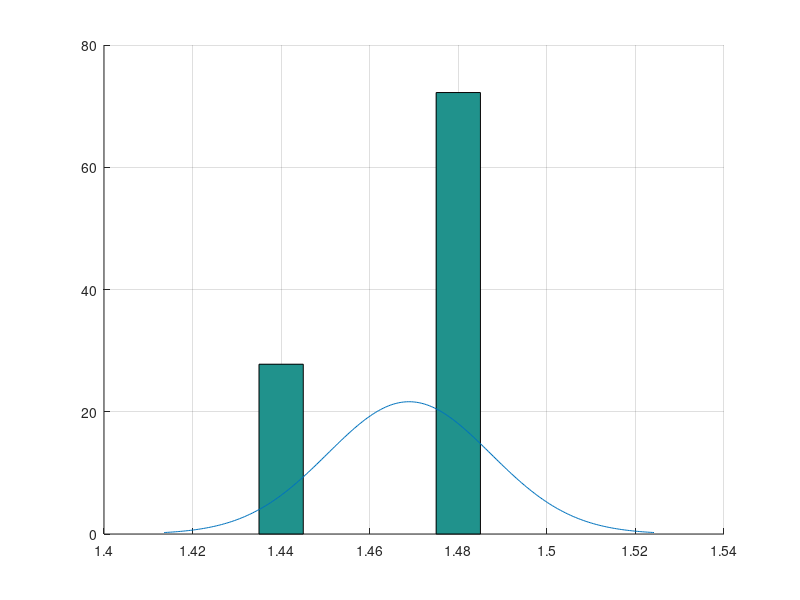

Recreate this plot in MATLAB.
# 2011 - Laboratorio di fisica
# Maria Cristina Fortuna
# Marco Giglio
# Riccardo Iaconelli

# File di laboratorio
#
# Parametri:
#
# Dimensione dell'intervallo, per l'istogramma

dk = 0.01

# Altre proprietà
#
# Griglia: on/off
gridon = "on"

# Array con dati sperimentali
a = [ 1.44 1.48 1.48 1.48 1.48 1.48 1.44 1.48 1.48 1.48 1.44 1.48 1.48 1.48 1.48 1.44 1.44 1.48]


figure(1)
clf

### Parte I ###
# Istogramma

sigma = std(a)
mu = mean(a)
bins = min(a):dk:max(a)

hold on
grid(gridon)

# Istogramma

hist(a, bins, 1/dk)

# Gaussiana

x = linspace(mean(a)-3*std(a),mean(a)+3*std(a),300);
y = (1/(sigma*sqrt(2*pi))) * exp(-((x-mu).^2 / (2*(sigma.^2)) ) );
plot (x, y)

printf("Media: %f\nDev. std: %f\n", mean(a), std(a))
